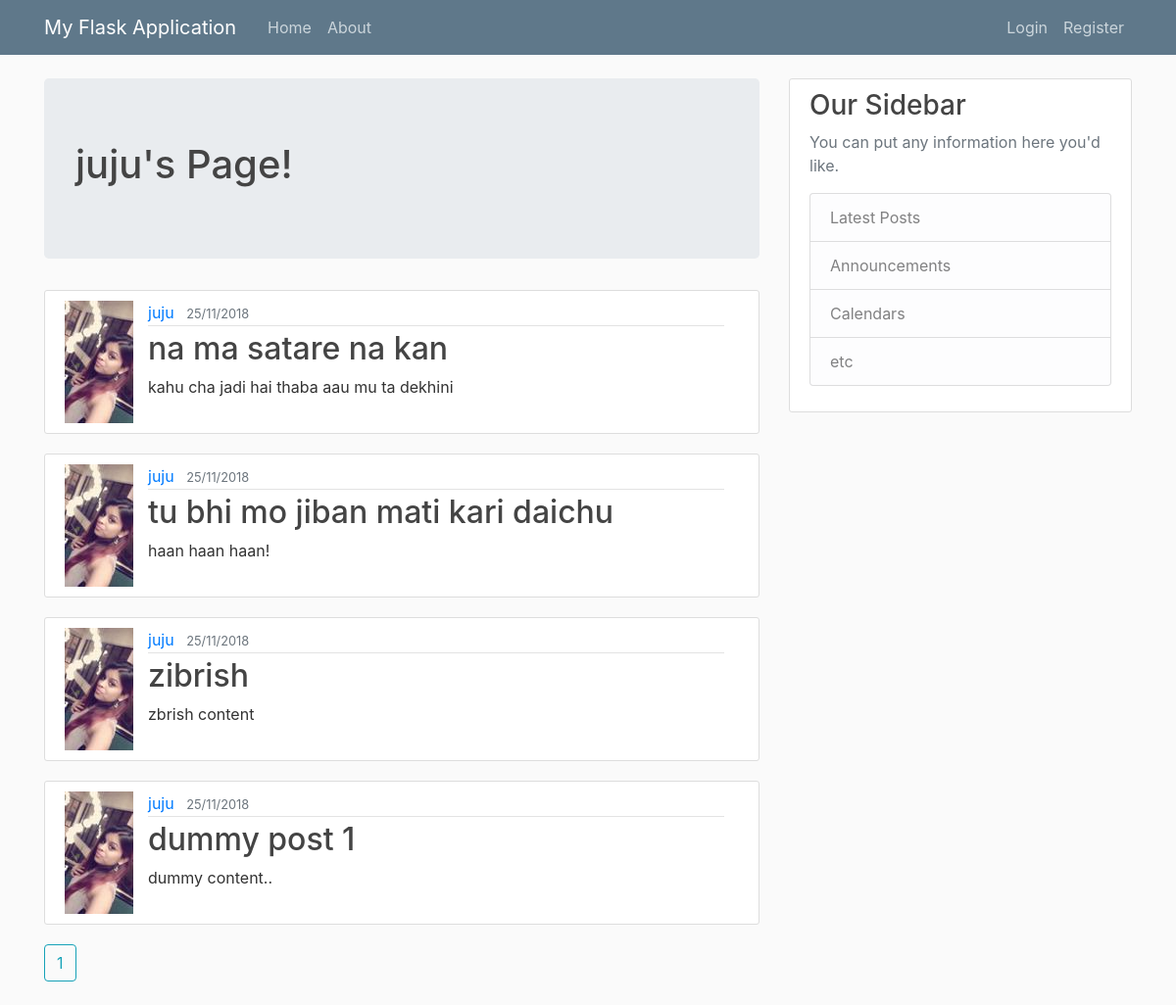
/user/juju, run on the app's committed database.
### myFlaskApplication/models.py (models this page shows, shortened)
class Post(db.Model):
    id = db.Column(db.Integer, primary_key=True)
    title = db.Column(db.String(100), nullable=False, )
    date_posted = db.Column(db.DateTime, nullable=False, default=datetime.utcnow)
    content = db.Column(db.Text, nullable=False)
    user_id = db.Column(db.Integer, db.ForeignKey('user.id'), nullable=False)

class User(db.Model, UserMixin):
    id = db.Column(db.Integer, primary_key=True)
    username = db.Column(db.String(20), unique=True, nullable=False)
    email = db.Column(db.String(20), unique=True, nullable=False)
    image_file = db.Column(db.String(20), nullable=False, default='default.jpg')
    password = db.Column(db.String(60), nullable=False)
    posts = db.relationship('Post', backref='author', lazy=True)

### myFlaskApplication/routes.py (the view)
@myFlaskApp.route('/user/<string:username>')
def user_posts(username):
    page = request.args.get('page', 1, type=int)
    user = User.query.filter_by(username=username).first_or_404()
    posts = Post.query.\
        filter_by(author=user).\
        order_by(Post.date_posted.desc()).\
        paginate(page=page, per_page=4)
    return render_template('user_posts.html', posts=posts, user=user, title=user.username + "'s Page!")

### myFlaskApplication/templates/user_posts.html
{% extends "layout.html" %}
{% block content %}
    <div class="jumbotron">
        <h1>{{ title }}</h1>
    </div>
    {% for post in posts.items %}
        <article class="media content-section">
          <div class="media-left media-top">
              <img class="media-object" src="{{ url_for('static', filename='profile_pics/' + post.author.image_file) }}">
          </div>
          <div class="media-body container">
            <div class="article-metadata">
              <a class="mr-2" href="{{ url_for('user_posts', username=post.author.username) }}">{{ post.author.username }}</a>
              <small class="text-muted">{{ post.date_posted.strftime('%d/%m/%Y') }}</small>
            </div>
            <h2><a class="article-title" href="{{ url_for('post', post_id=post.id) }}">{{ post.title }}</a></h2>
            <p class="article-content">{{ post.content }}</p>
          </div>
        </article>
    {% endfor %}
    {% for page_num in posts.iter_pages(left_edge=1, right_edge=1, left_current=1, right_current=2) %}
        {% if page_num %}
            {% if posts.page == page_num %}
                <a class="btn btn-outline-info mb-4" href="{{ url_for('user_posts', username=user.username, page=page_num) }}">{{ page_num }}</a>
            {% else %}
                <a class="btn mb-4" href="{{ url_for('user_posts', username=user.username, page=page_num) }}">{{ page_num }}</a>
            {% endif %}
        {% else %}
            ...
        {% endif %}
    {% endfor %}
{% endblock content %}

### myFlaskApplication/static/main.css (style rules this page uses)
body { background: #fafafa; color: #333333; margin-top: 5rem; }
h1, h2, h3, h4, h5, h6 { color: #444444; }
.content-section { background: #ffffff; padding: 10px 20px; border: 1px solid #dddddd; border-radius: 3px; margin-bottom: 20px; }
.article-title { color: #444444; }
.article-content { white-space: pre-line; }
.article-metadata { padding-bottom: 1px; margin-bottom: 4px; border-bottom: 1px solid #e3e3e3 }

### data on the page
Post: image_file (picture), author.username "juju", date_posted "25/11/2018", title "na ma satare na kan", content "kahu cha jadi hai thaba aau mu ta dekhini"
Post: image_file (picture), author.username "juju", date_posted "25/11/2018", title "tu bhi mo jiban mati kari daichu", content "haan haan haan!"
Post: image_file (picture), author.username "juju", date_posted "25/11/2018", title "zibrish", content "zbrish content"
Post: image_file (picture), author.username "juju", date_posted "25/11/2018", title "dummy post 1", content "dummy content.."

### other printed values
{{ title }} "juju's Page!"
{{ page_num }} "1"
